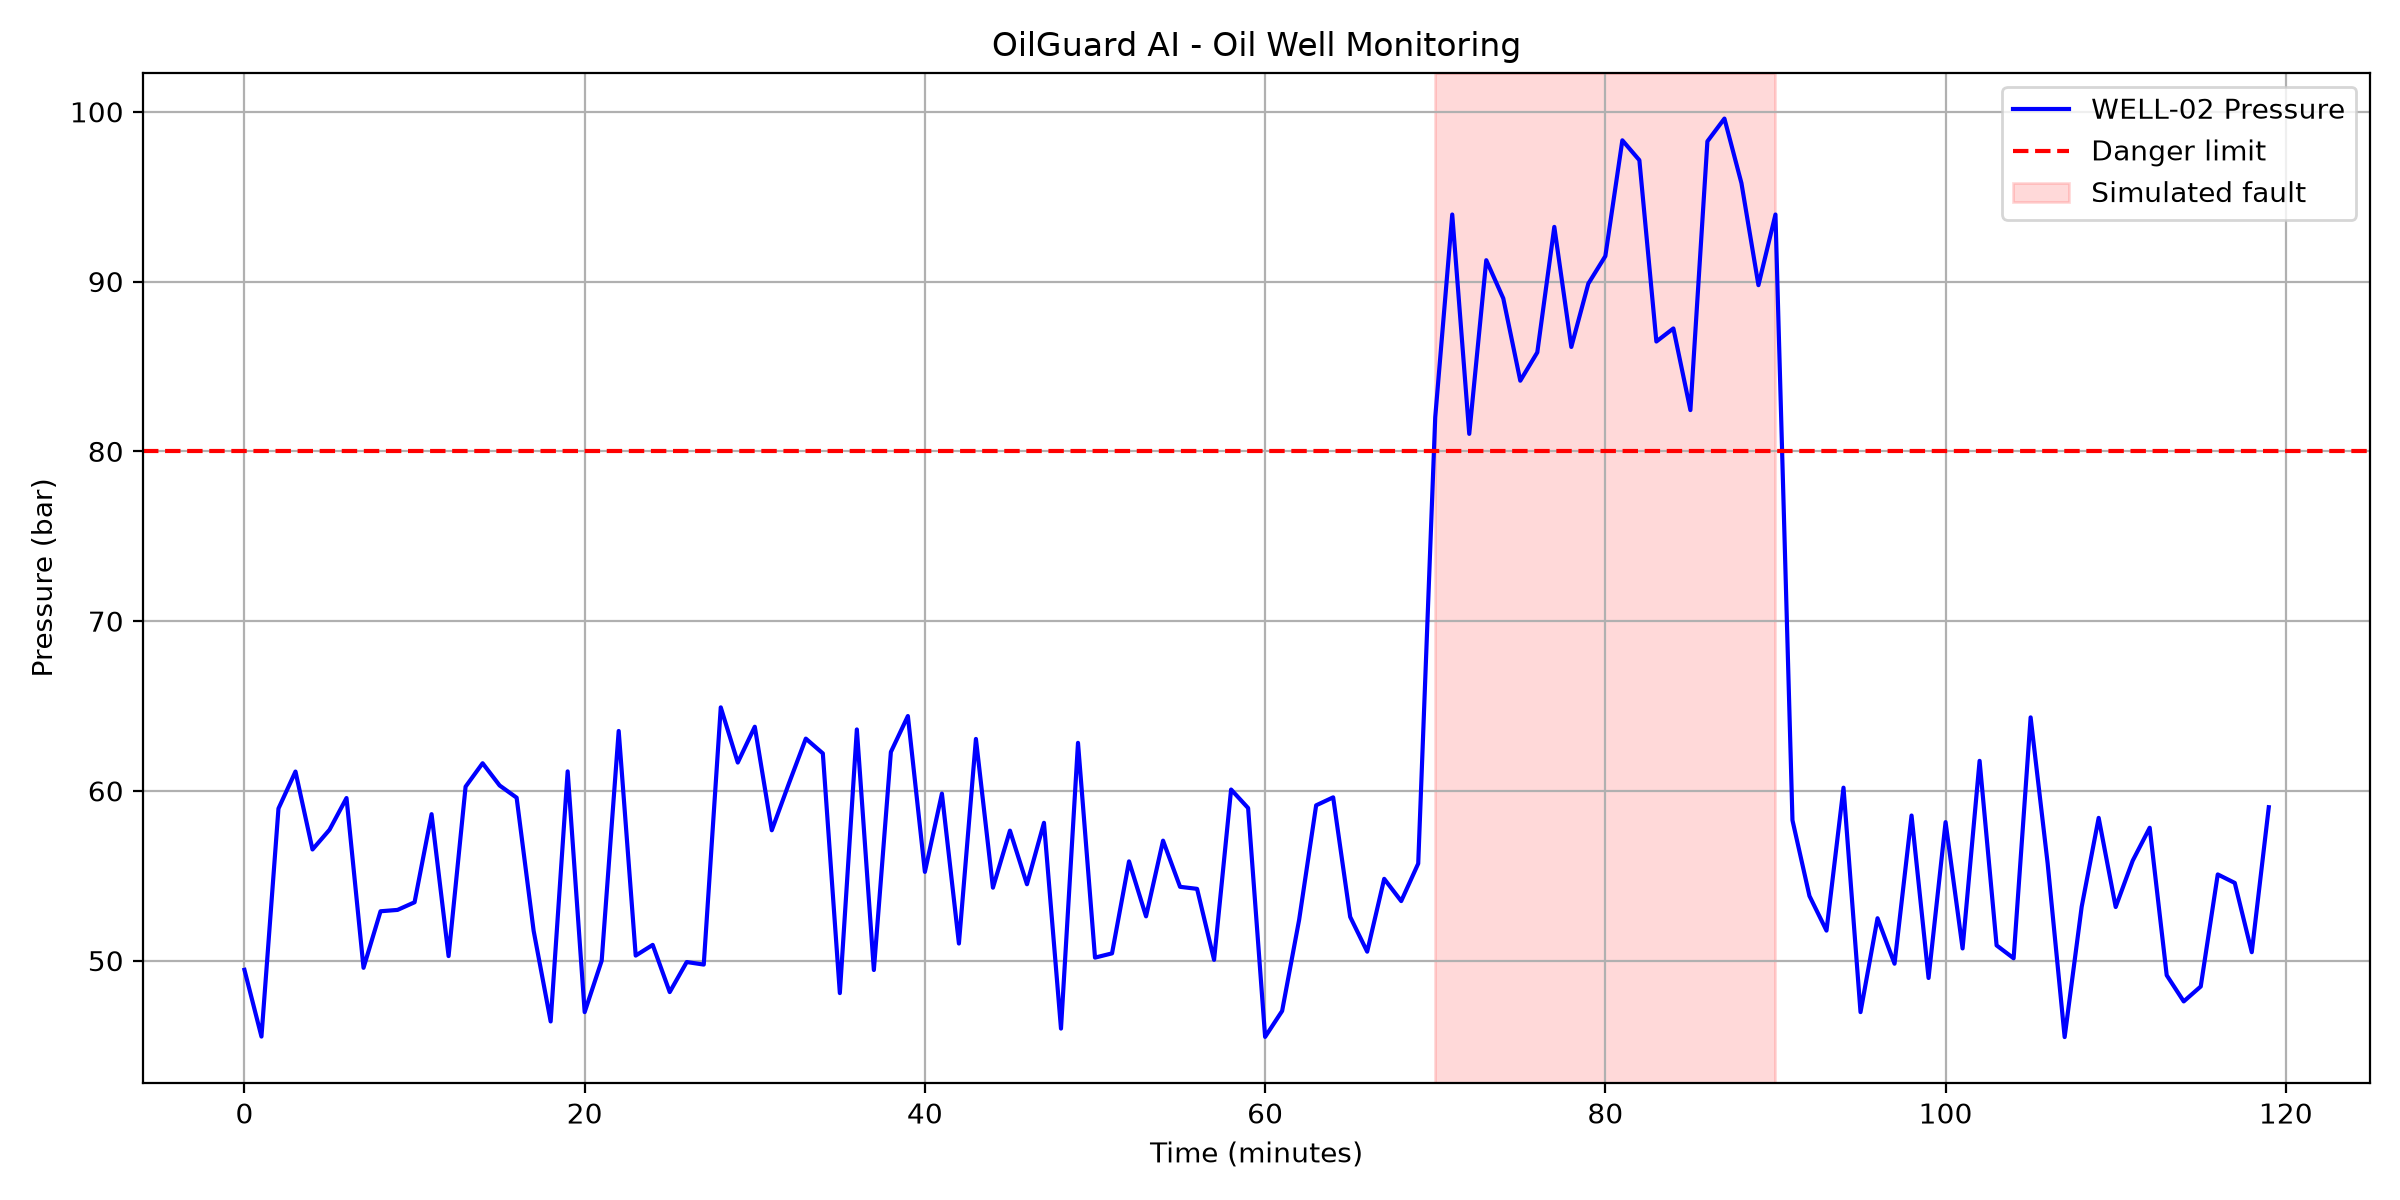

The Python source for this figure:
import csv
import matplotlib.pyplot as plt

minutes = []
pressures = []

with open("oilguard_data.csv", encoding="utf-8") as file:
    reader = csv.DictReader(file)
    for row in reader:
        if row["well_id"] == "WELL-02":
            minutes.append(len(minutes))
            pressures.append(float(row["pressure_bar"]))

plt.figure(figsize=(12, 6))
plt.plot(minutes, pressures, color="blue", label="WELL-02 Pressure")
plt.axhline(80, color="red", linestyle="--", label="Danger limit")
plt.axvspan(70, 90, color="red", alpha=0.15, label="Simulated fault")
plt.xlabel("Time (minutes)")
plt.ylabel("Pressure (bar)")
plt.title("OilGuard AI - Oil Well Monitoring")
plt.legend()
plt.grid(True)
plt.tight_layout()
plt.savefig("oilguard_chart.png", dpi=200)
print("Chart saved: oilguard_chart.png")
plt.show()
